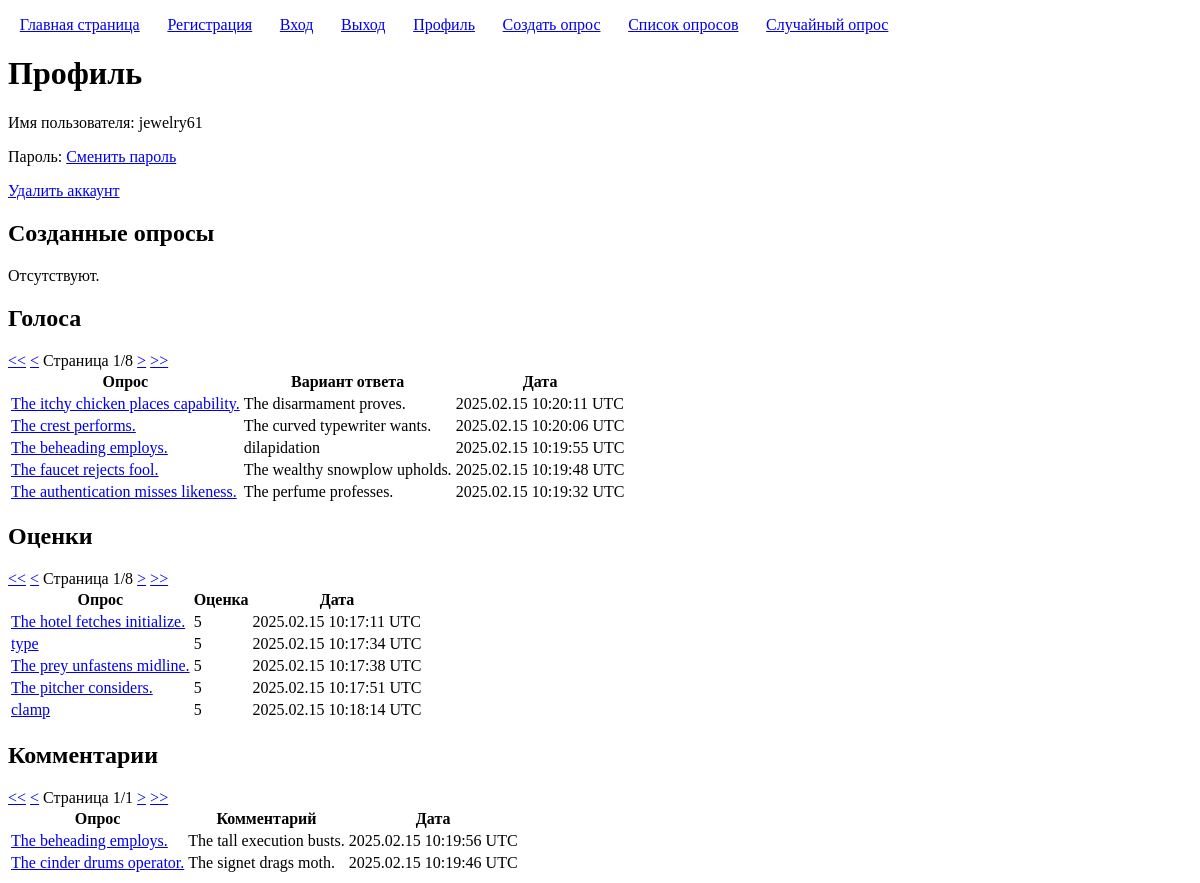
Screenshot of /users/94/profile/ (signed in) with the database file from the repository.
### enterpoll/models.py (models this page shows, shortened)
class Vote(models.Model):
	user = models.ForeignKey(User, on_delete=models.CASCADE)
	poll = models.ForeignKey(Poll, on_delete=models.CASCADE)
	choice = models.ForeignKey(Choice, on_delete=models.CASCADE)
	created = models.DateTimeField(auto_now=True)
	class Meta:
		constraints = [models.UniqueConstraint(fields=('user', 'poll'), name="unique_vote" )]

class Poll(models.Model):
	title = models.CharField('Заголовок', max_length=100, validators=[custom_validators.forbidden_words])
	description = models.CharField('Описание', max_length=100, blank=True, null=True, validators=[custom_validators.forbidden_words])
	user = models.ForeignKey(User, on_delete=models.CASCADE, verbose_name='Автор')
	created = models.DateTimeField('Время создания', auto_now_add=True)
	class Meta:
		constraints = [models.UniqueConstraint(fields=('title', 'user'), name="unique_poll" )]

class Choice(models.Model):
	poll = models.ForeignKey(Poll, on_delete=models.CASCADE)
	text = models.CharField('', max_length=100, validators=[custom_validators.forbidden_words])
	class Meta:
		constraints = [models.UniqueConstraint(fields=('poll', 'text'), name="unique_choice" )]

class Rating(models.Model):
	user = models.ForeignKey(User, on_delete=models.CASCADE)
	poll = models.ForeignKey(Poll, on_delete=models.CASCADE)
	value = models.IntegerField(validators=[MinValueValidator(1), MaxValueValidator(5)])
	created = models.DateTimeField(auto_now=True)
	class Meta:
		constraints = [models.UniqueConstraint(fields=('user', 'poll'), name="unique_rating" )]

class Comment(models.Model):
	user = models.ForeignKey(User, on_delete=models.CASCADE)
	poll = models.ForeignKey(Poll, on_delete=models.CASCADE)
	text = models.CharField('Текст', max_length=100, validators=[custom_validators.forbidden_words])
	created = models.DateTimeField(auto_now_add=True)

### enterpoll/views.py (the view)
# urls.py: path("<int:user_pk>/profile/", views.ProfileView.as_view(), name="profile"),
class ProfileView(DetailView):
	model = User
	pk_url_kwarg = 'user_pk'
	paginate_by = 5
	template_name = 'enterpoll/profile.html'
	def get_context_data(self, *args, **kwargs):
		context = super().get_context_data(*args, **kwargs)
		context['user_polls'] = self.request.user.poll_set.order_by('-created')
		user_polls_paginator = Paginator(context['user_polls'], self.paginate_by)
		context['user_polls_page_kwarg'] = 'user_polls_page_number'
		context['user_polls_page_number'] = self.request.GET.get(context['user_polls_page_kwarg'])
		context['user_polls_page_obj'] = user_polls_paginator.get_page(context['user_polls_page_number'])
		context['user_votes'] = self.request.user.vote_set.order_by('-created')
		user_votes_paginator = Paginator(context['user_votes'], self.paginate_by)
		context['user_votes_page_kwarg'] = 'user_votes_page_number'
		context['user_votes_page_number'] = self.request.GET.get(context['user_votes_page_kwarg'])
		context['user_votes_page_obj'] = user_votes_paginator.get_page(context['user_votes_page_number'])
		context['user_ratings'] = self.request.user.rating_set.order_by('-value')
		user_ratings_paginator = Paginator(context['user_ratings'], self.paginate_by)
		context['user_ratings_page_kwarg'] = 'user_ratings_page_number'
		context['user_ratings_page_number'] = self.request.GET.get(context['user_ratings_page_kwarg'])
		context['user_ratings_page_obj'] = user_ratings_paginator.get_page(context['user_ratings_page_number'])
		context['user_comments'] = self.request.user.comment_set.order_by('-created')
		user_comments_paginator = Paginator(context['user_comments'], self.paginate_by)
		context['user_comments_page_kwarg'] = 'user_comments_page_number'
		context['user_comments_page_number'] = self.request.GET.get(context['user_comments_page_kwarg'])
		context['user_comments_page_obj'] = user_comments_paginator.get_page(context['user_comments_page_number'])
		return context

### enterpoll/templatetags/pagination.py (called while the page is built)
@register.inclusion_tag('pagination.html')
def pagination(page_kwarg, page_obj):
	return {'page_kwarg': page_kwarg, 'page_obj': page_obj}

### enterpoll/templates/enterpoll/profile.html (shortened to what this page needs)
{% extends "enterpoll/base.html" %}
{% load pagination %}
{% block h1 %}Профиль{% endblock h1 %}
{% block content %}
	<p>Имя пользователя: {{ user.username }}</p>
	<p>Пароль: <a href="{% url 'password_change' user.pk %}">Сменить пароль</a></p>
	<p><a href="{% url 'delete_user' user.pk %}">Удалить аккаунт</a></p>
	<h2>Созданные опросы</h2>
	{% if user_polls %}
		{% pagination user_polls_page_kwarg user_polls_page_obj %}
		<table>
			<thead>
				<tr>
					<th>Опрос</th>
					<th>Описание</th>
					<th>Дата</th>
				</tr>
			</thead>
			<tbody>
				{% for poll in user_polls_page_obj %}
					<tr>
						<td>
							<a href="{% url 'poll_page' poll.pk %}">{{ poll.title }}</a>
						</td>
						<td>
							{{ poll.description }}
						</td>
						<td>
							{{ poll.created|date:"Y.m.d H:i:s e" }}
						</td>
					</tr>
				{% endfor %}
			</tbody>
		</table>
	{% else %}
		<p>Отсутствуют.</p>
	{% endif %}
	<h2>Голоса</h2>
	{% if user_votes %}
		{% pagination user_votes_page_kwarg user_votes_page_obj %}
		<table>
			<thead>
				<tr>
					<th>Опрос</th>
					<th>Вариант ответа</th>
					<th>Дата</th>
				</tr>
			</thead>
			<tbody>
				{% for vote in user_votes_page_obj %}
					<tr>
						<td>
							<a href="{% url 'poll_page' vote.poll.pk %}">{{ vote.poll.title }}</a>
						</td>
						<td>
							{{ vote.choice.text }}
						</td>
						<td>
							{{ vote.created|date:"Y.m.d H:i:s e" }}
						</td>
					</tr>
				{% endfor %}
			</tbody>
		</table>
	{% else %}
		<p>Отсутствуют.</p>
	{% endif %}
	<h2>Оценки</h2>
	{% if user_ratings %}
		{% pagination user_ratings_page_kwarg user_ratings_page_obj %}
		<table>
			<thead>
				<tr>
					<th>Опрос</th>
					<th>Оценка</th>
					<th>Дата</th>
				</tr>
			</thead>
			<tbody>
				{% for rating in user_ratings_page_obj %}
					<tr>
						<td>
							<a href="{% url 'poll_page' rating.poll.pk %}">{{ rating.poll.title }}</a>
						</td>
						<td>
							{{ rating.value }}
						</td>
						<td>
							{{ rating.created|date:"Y.m.d H:i:s e" }}
						</td>
					</tr>
				{% endfor %}
			</tbody>
		</table>
	{% else %}
		<p>Отсутствуют.</p>
	{% endif %}
	<h2>Комментарии</h2>
	{% if user_comments %}
		{% pagination user_comments_page_kwarg user_comments_page_obj %}
		<table>
			<thead>
				<tr>
					<th>Опрос</th>
					<th>Комментарий</th>
					<th>Дата</th>
				</tr>
			</thead>
			<tbody>
				{% for comment in user_comments_page_obj %}
					<tr>
						<td>
							<a href="{% url 'poll_page' comment.poll.pk %}">{{ comment.poll.title }}</a>
						</td>
						<td>
							{{ comment.text }}
						</td>
						<td>
							{{ comment.created|date:"Y.m.d H:i:s e" }}
						</td>
					</tr>
				{% endfor %}
			</tbody>
		</table>
	{% else %}
		<p>Отсутствуют.</p>
	{% endif %}
{% endblock content %}

### rows the page displays
Vote: poll "The itchy chicken places capability.", choice.text "The disarmament proves.", created "2025.02.15 10:20:11 UTC"
Vote: poll "The crest performs.", choice.text "The curved typewriter wants.", created "2025.02.15 10:20:06 UTC"
Vote: poll "The beheading employs.", choice.text "dilapidation", created "2025.02.15 10:19:55 UTC"
Vote: poll "The faucet rejects fool.", choice.text "The wealthy snowplow upholds.", created "2025.02.15 10:19:48 UTC"
Vote: poll "The authentication misses likeness.", choice.text "The perfume professes.", created "2025.02.15 10:19:32 UTC"
Rating: poll "The hotel fetches initialize.", value "5", created "2025.02.15 10:17:11 UTC"
Rating: poll "type", value "5", created "2025.02.15 10:17:34 UTC"
Rating: poll "The prey unfastens midline.", value "5", created "2025.02.15 10:17:38 UTC"
Rating: poll "The pitcher considers.", value "5", created "2025.02.15 10:17:51 UTC"
Rating: poll "clamp", value "5", created "2025.02.15 10:18:14 UTC"
Comment: poll "The beheading employs.", text "The tall execution busts.", created "2025.02.15 10:19:56 UTC"
Comment: poll "The cinder drums operator.", text "The signet drags moth.", created "2025.02.15 10:19:46 UTC"

### other values shown
{{ user.username }} "jewelry61"
{{ page_obj.number }} "1 1 1"
{{ page_obj.paginator.num_pages }} "8 8 1"
